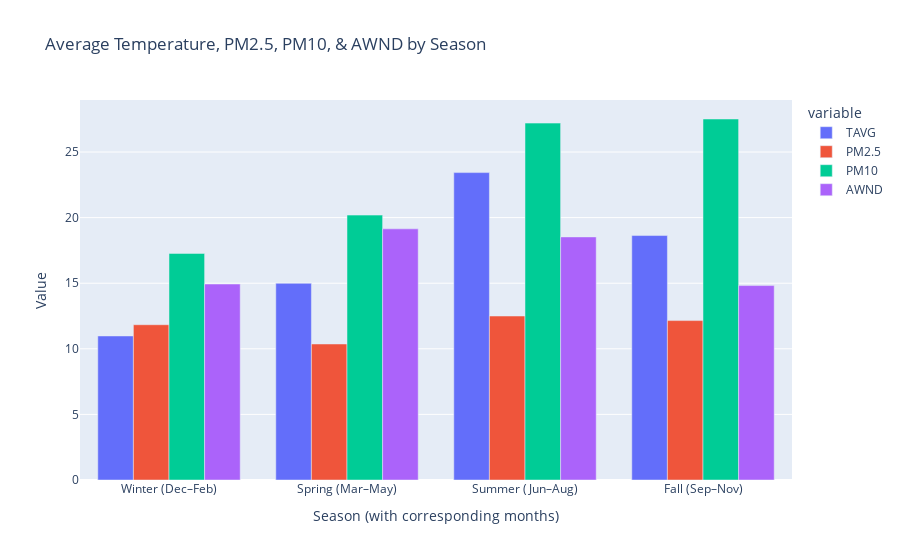

Notebook code for this chart:
### Code cell
# Define ordered season names with month labels
season_labels = {
    "Winter": "Winter (Dec–Feb)",
    "Spring": "Spring (Mar–May)",
    "Summer": "Summer (Jun–Aug)",
    "Fall": "Fall (Sep–Nov)",
}

# Define season order
season_order = ["Winter", "Spring", "Summer", "Fall"]

# Set 'season' as ordered categorical
df["season"] = pd.Categorical(df["season"], categories=season_order, ordered=True)

# Group by season and compute means
seasonal_stats = (
    df.groupby("season")[["TAVG", "PM2.5", "PM10", "AWND"]].mean().reset_index()
)

# Replace season names with labels
seasonal_stats["season"] = seasonal_stats["season"].map(season_labels)


# Multiply AWND by the constant
seasonal_stats["AWND"] = seasonal_stats["AWND"] * 2.5

# Plot
fig = px.bar(
    seasonal_stats,
    x="season",
    y=["TAVG", "PM2.5", "PM10", "AWND"],
    title="Average Temperature, PM2.5, PM10, & AWND by Season",
    barmode="group",
)

fig.update_layout(xaxis_title="Season (with corresponding months)", yaxis_title="Value")

fig.show()

### Figure 1 — Plotly figure (JSON) as saved in the notebook; plotly's stock layout.template omitted (floating-point values rounded to 4 significant figures)
{"data": [{"alignmentgroup": "True", "hovertemplate": "variable=TAVG<br>season=%{x}<br>value=%{y}<extra></extra>", "legendgroup": "TAVG", "marker": {"color": "#636efa", "pattern": {"shape": ""}}, "name": "TAVG", "offsetgroup": "TAVG", "orientation": "v", "showlegend": true, "textposition": "auto", "type": "bar", "x": ["Winter (Dec–Feb)", "Spring (Mar–May)", "Summer (Jun–Aug)", "Fall (Sep–Nov)"], "xaxis": "x", "y": [10.98, 14.99, 23.43, 18.63], "yaxis": "y"}, {"alignmentgroup": "True", "hovertemplate": "variable=PM2.5<br>season=%{x}<br>value=%{y}<extra></extra>", "legendgroup": "PM2.5", "marker": {"color": "#EF553B", "pattern": {"shape": ""}}, "name": "PM2.5", "offsetgroup": "PM2.5", "orientation": "v", "showlegend": true, "textposition": "auto", "type": "bar", "x": ["Winter (Dec–Feb)", "Spring (Mar–May)", "Summer (Jun–Aug)", "Fall (Sep–Nov)"], "xaxis": "x", "y": [11.84, 10.37, 12.5, 12.15], "yaxis": "y"}, {"alignmentgroup": "True", "hovertemplate": "variable=PM10<br>season=%{x}<br>value=%{y}<extra></extra>", "legendgroup": "PM10", "marker": {"color": "#00cc96", "pattern": {"shape": ""}}, "name": "PM10", "offsetgroup": "PM10", "orientation": "v", "showlegend": true, "textposition": "auto", "type": "bar", "x": ["Winter (Dec–Feb)", "Spring (Mar–May)", "Summer (Jun–Aug)", "Fall (Sep–Nov)"], "xaxis": "x", "y": [17.27, 20.19, 27.2, 27.52], "yaxis": "y"}, {"alignmentgroup": "True", "hovertemplate": "variable=AWND<br>season=%{x}<br>value=%{y}<extra></extra>", "legendgroup": "AWND", "marker": {"color": "#ab63fa", "pattern": {"shape": ""}}, "name": "AWND", "offsetgroup": "AWND", "orientation": "v", "showlegend": true, "textposition": "auto", "type": "bar", "x": ["Winter (Dec–Feb)", "Spring (Mar–May)", "Summer (Jun–Aug)", "Fall (Sep–Nov)"], "xaxis": "x", "y": [14.94, 19.14, 18.53, 14.82], "yaxis": "y"}], "layout": {"barmode": "group", "legend": {"title": {"text": "variable"}, "tracegroupgap": 0}, "title": {"text": "Average Temperature, PM2.5, PM10, & AWND by Season"}, "xaxis": {"anchor": "y", "domain": [0, 1], "title": {"text": "Season (with corresponding months)"}}, "yaxis": {"anchor": "x", "domain": [0, 1], "title": {"text": "Value"}}}}
